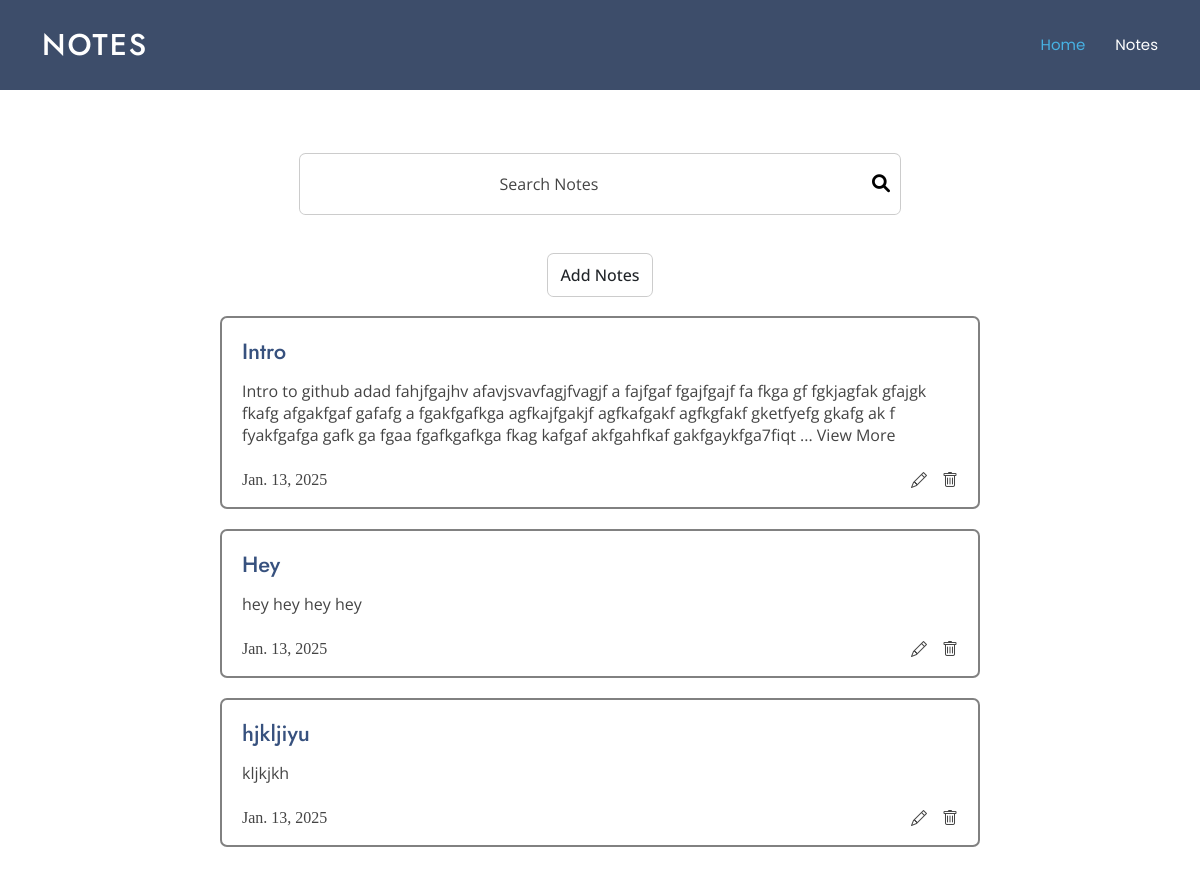
Page /notes/ on the earlier database version.
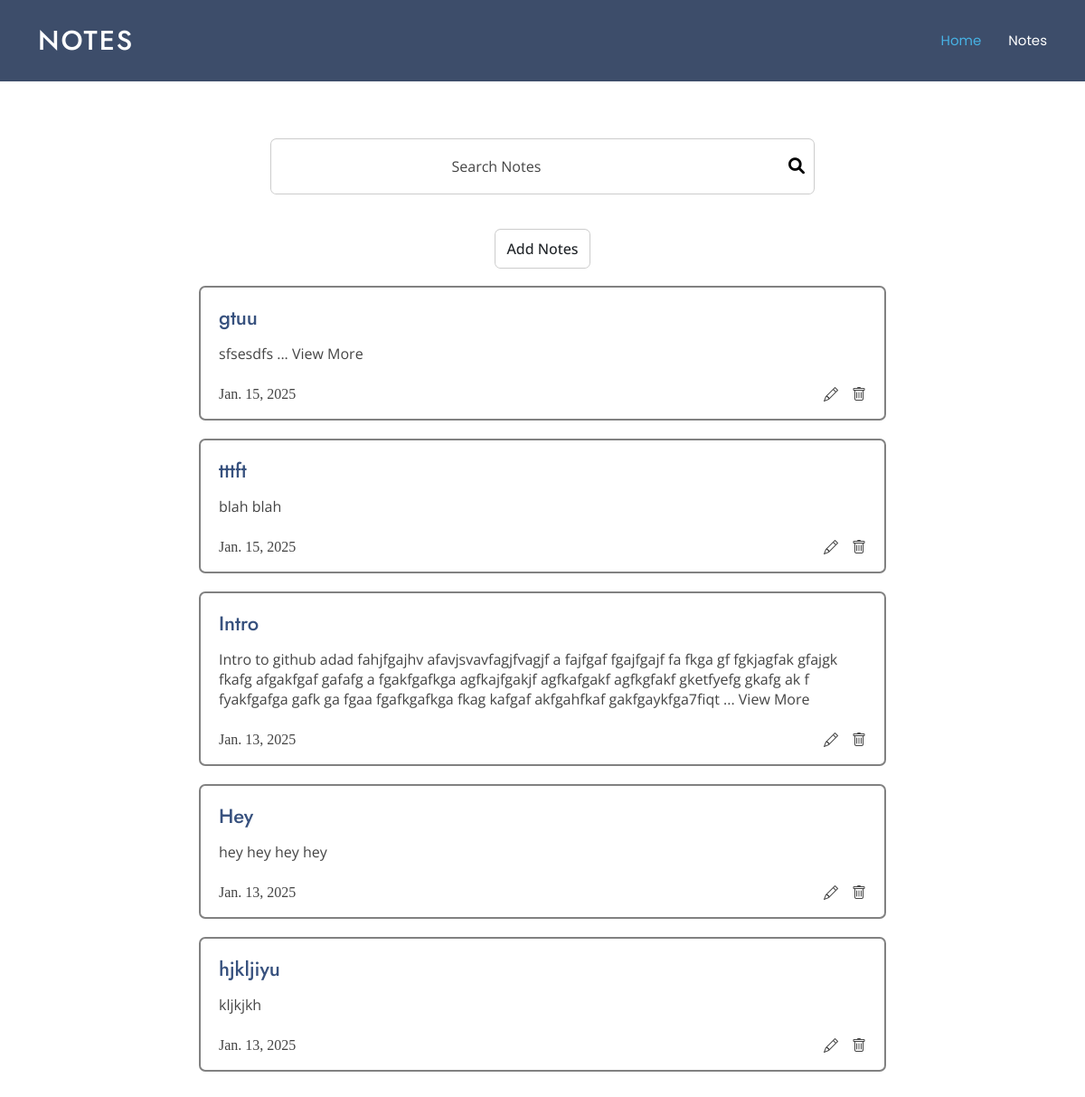
Same page on the later database version.
### notes_app/models.py (models this page shows, shortened)
class Note(models.Model):
    id = models.CharField(default=generate_pk, primary_key=True, max_length=255, unique=True, editable=False,)
    title = models.CharField(default="", max_length=200)
    body = models.TextField(null=True, blank=True)
    updated = models.DateTimeField(auto_now=True)
    created = models.DateTimeField(auto_now_add=True)

### notes_app/views.py (the view)
# urls.py: path("notes/", views.notes, name="notes"),
def notes(request):
    q = request.GET.get("q") if request.GET.get("q") != None else ""
    notes = Note.objects.filter(Q(title__icontains=q)).order_by("-updated", "-created")
    context = {"notes": notes}
    return render(request, "notes_app/notes.html", context)

### notes_app/templates/notes_app/notes.html
{% extends 'notes_app/main.html' %} {% block content %}
<br><br><br><br>
<div class="options-container">
    <div class="search-notes">
        <form action="" method="GET">
            <input type="text" name="q" class="search-notes__input-box" placeholder="Search Notes"/>
            <button type="submit" class="search-notes__search-btn">
                <i class="fas fa-search"></i>
            </button>
        </form>
    </div>
</div>
<button style="display: block; margin: 20px auto; text-align: center; " class="btn" onclick="window.location.href=`{% url 'add-note' %}`;">Add Notes</button>
<div class="notes-container">
    {% if notes %} {% for note in notes %}
    <div class="note-item__container note-item">
        <h3 class="note-item__title" title="{{ note.title }}">
            <a href="{% url 'display-note' note.id %}">{{ note.title }}</a>
        </h3>
        <p class="note-item__body">
            {{ note.body|slice:420 }}{% if note.body|length > 50 %}...
            <a href="{% url 'display-note' note.id %}" class="note-item__link" title="View More">View More</a>
            {% endif %}
        </p>
        <div class="divider"></div>
        <div class="note-tools-container">
            <span class="note-date"> {{ note.created|date }} </span>
            <div class="note-options">
                <button class="icon-btn option" title="Edit" onclick="window.location.href=`{% url 'edit-note' note.id %}`;">
                    <i class="bi-solid bi-pencil"></i>
                </button>
                <button class="icon-btn option" title="Delete" onclick="window.location.href=`{% url 'delete-note' note.id %}`;">
                    <i class="bi-solid bi-trash"></i>
                </button>
            </div>
        </div>
    </div>
    {% endfor %} {% else %}
    <h2 class="note-item__message">No Notes Found!</h2>
    {% endif %}
</div>
<br><br><br><br>
{% endblock content %}

Differences in the rows shown:
added Note: title "gtuu", body "sfsesdfs", shows "View More", created "Jan. 15, 2025"
added Note: title "tttft", body "blah blah", created "Jan. 15, 2025"
